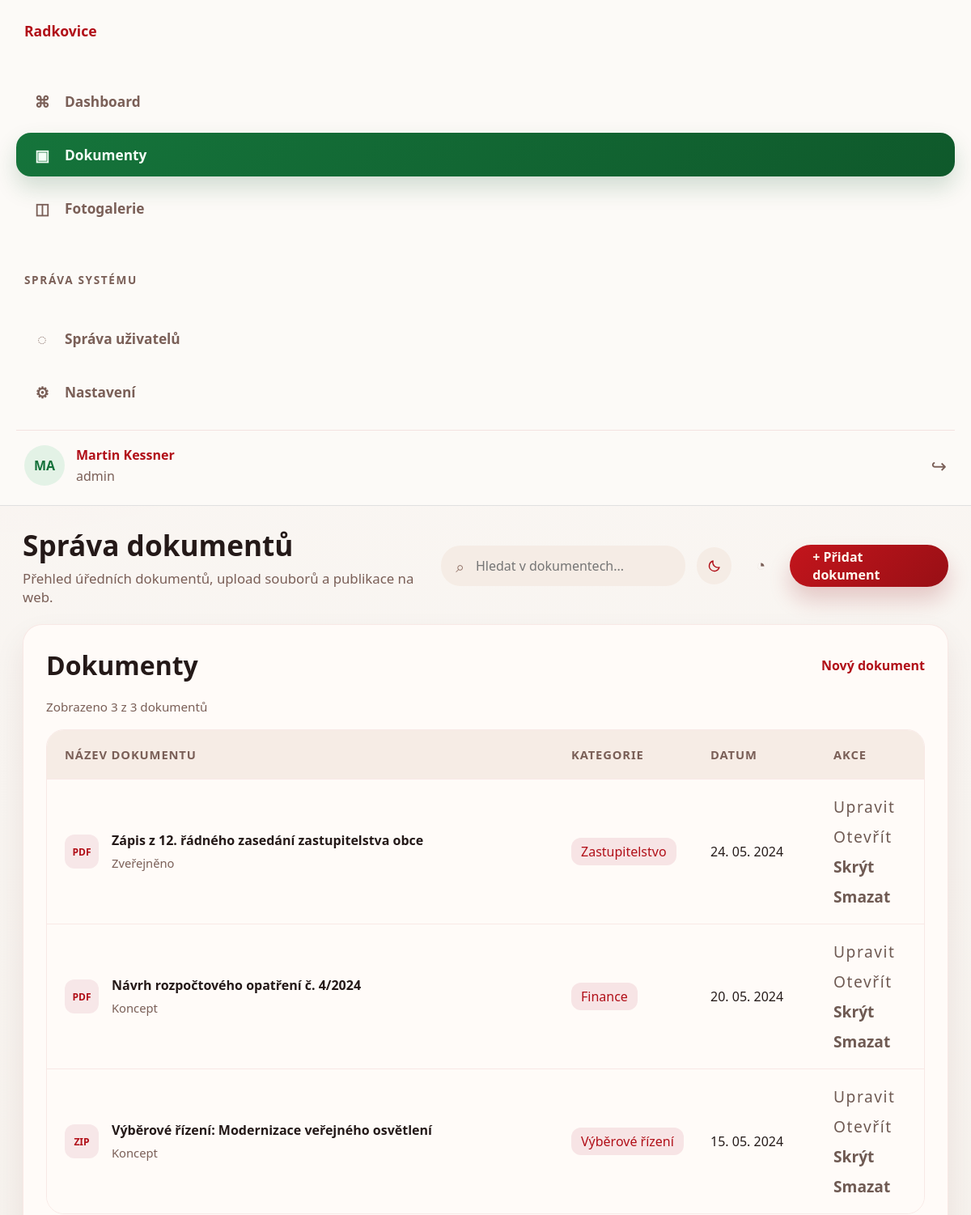
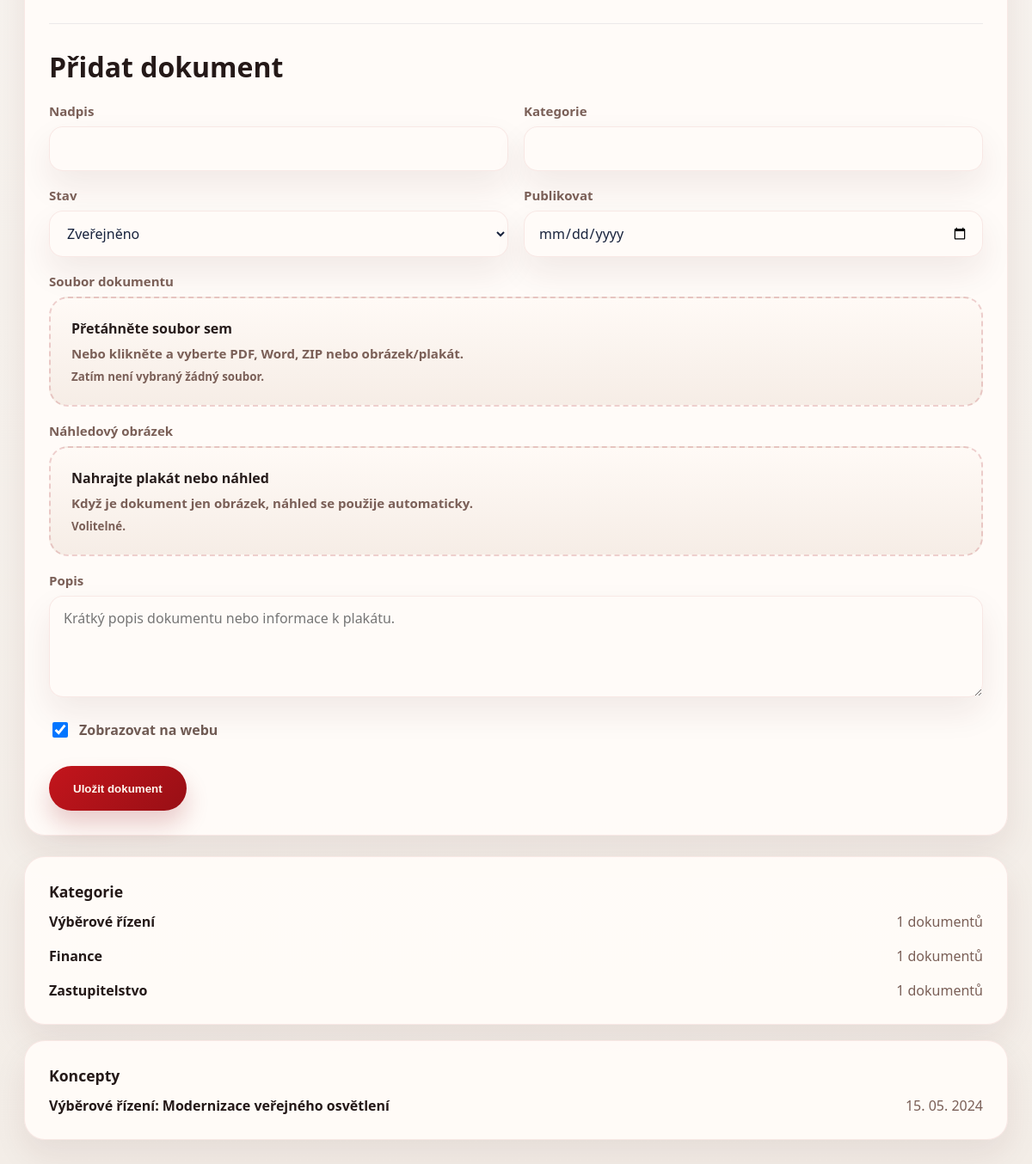
The app's page /admin-documents.php (signed in) with its own data (2 pictures, top to bottom).
### tables this page shows
CREATE TABLE IF NOT EXISTS users (
    id INT(11) NOT NULL AUTO_INCREMENT,
    name VARCHAR(255) NOT NULL,
    password VARCHAR(255) NOT NULL,
    role VARCHAR(255) NOT NULL,
    PRIMARY KEY (id)
);

CREATE TABLE IF NOT EXISTS documents (
    id INT(11) NOT NULL AUTO_INCREMENT,
    title VARCHAR(255) NOT NULL,
    category VARCHAR(120) NOT NULL,
    status VARCHAR(50) NOT NULL DEFAULT 'draft',
    file_type VARCHAR(20) NOT NULL DEFAULT 'PDF',
    file_size VARCHAR(50) NOT NULL DEFAULT '',
    summary TEXT NOT NULL,
    published_at DATETIME NULL,
    is_visible TINYINT(1) NOT NULL DEFAULT 1,
    created_at DATETIME NOT NULL,
    updated_at DATETIME NOT NULL,
    PRIMARY KEY (id)
);

### db.php (called while the page is built, shortened)
<?php
class Db
{
	private static PDO $connection;
	private static array $options = array(
		PDO::ATTR_ERRMODE => PDO::ERRMODE_WARNING,
		PDO::MYSQL_ATTR_INIT_COMMAND => "SET NAMES utf8mb4",
		PDO::ATTR_EMULATE_PREPARES => false,
	);
	public static function connect(string $host, string $database, string $user, string $password): void
	{
		if (!isset(self::$connection)) {
			$dsn = "mysql:host=$host;dbname=$database";
			self::$connection = new PDO($dsn, $user, $password, self::$options);
		}
	}
	private static function executeStatement(array $params): PDOStatement
	{
		$query = array_shift($params);
		$statement = self::$connection->prepare($query);
		$statement->execute($params);
		return $statement;
	}
	public static function querySingle(string $query): mixed
	{
		$statement = self::executeStatement(func_get_args());
		$data = $statement->fetch();
		return $data !== false ? $data[0] : false;
	}
	public static function queryOne(string $query): mixed
	{
		$statement = self::executeStatement(func_get_args());
		return $statement->fetch(PDO::FETCH_ASSOC);
	}
	public static function queryAll(string $query): mixed
	{
		$statement = self::executeStatement(func_get_args());
		return $statement->fetchAll(PDO::FETCH_ASSOC);
	}
}

### app.php (called while the page is built, shortened)
<?php
require_once('db.php');
function app_e(?string $value): string
{
    return htmlspecialchars((string) $value, ENT_QUOTES, 'UTF-8');
}
function app_admin_user(): ?array
{
    $user = Db::queryOne("SELECT * FROM users WHERE id = ?", (int) $_SESSION['user_id']);
    return $user ?: null;
}

### admin-documents.php (the view, shortened to what this page needs)
<?php
require_once('app.php');
$editId = isset($_GET['edit']) ? (int) $_GET['edit'] : 0;
$editing = $editId > 0 ? app_find_by_id('documents', $editId) : null;
$search = trim($_GET['q'] ?? '');
$page = max(1, (int) ($_GET['page'] ?? 1));
$perPage = 10;
$offset = ($page - 1) * $perPage;
if ($search !== '') {
    $searchLike = '%' . $search . '%';
    $totalDocuments = (int) (Db::querySingle("SELECT COUNT(*) FROM documents WHERE title LIKE ? OR category LIKE ?", $searchLike, $searchLike) ?? 0);
    $documents = Db::queryAll(
        "SELECT * FROM documents WHERE title LIKE ? OR category LIKE ? ORDER BY published_at DESC, id DESC LIMIT $perPage OFFSET $offset",
        $searchLike,
        $searchLike
    ) ?: array();
} else {
    $totalDocuments = (int) (Db::querySingle("SELECT COUNT(*) FROM documents") ?? 0);
    $documents = Db::queryAll("SELECT * FROM documents ORDER BY published_at DESC, id DESC LIMIT $perPage OFFSET $offset") ?: array();
}
$categoryCounts = Db::queryAll("SELECT category, COUNT(*) AS total FROM documents GROUP BY category ORDER BY total DESC") ?: array();
$drafts = Db::queryAll("SELECT title, published_at FROM documents WHERE status = 'draft' ORDER BY published_at ASC, id DESC LIMIT 5") ?: array();
$adminPageTitle = 'Správa dokumentů';
$adminPageDescription = 'Přehled úředních dokumentů, upload souborů a publikace na web.';
$adminActiveNav = 'documents';
$adminActionLabel = $editing ? 'Upravuji dokument' : '+ Přidat dokument';
$adminActionHref = '#editor';
require_once('includes/admin-header.php');
?>
            <section class="admin-section-grid">
                <section class="admin-panel">
                    <div class="admin-panel-head">
                        <h2>Dokumenty</h2>
                        <a href="#editor"><?php echo $editing ? 'Editace dokumentu' : 'Nový dokument'; ?></a>
                    </div>
                    <div class="admin-table-meta">
                        <span>Zobrazeno <?php echo count($documents); ?> z <?php echo $totalDocuments; ?> dokumentů</span>
                    </div>
                    <div class="admin-table">
                        <div class="admin-table-head">
                            <span>Název dokumentu</span>
                            <span>Kategorie</span>
                            <span>Datum</span>
                            <span>Akce</span>
                        </div>
                        <?php foreach ($documents as $document): ?>
                            <article class="admin-table-row">
                                <div class="admin-doc-title">
                                    <?php if (!empty($document['preview_image'])): ?>
                                        <img class="mini-doc-preview" src="<?php echo app_e($document['preview_image']); ?>" alt="<?php echo app_e($document['title']); ?>">
                                    <?php else: ?>
                                        <span class="mini-doc-icon"><?php echo app_e($document['file_type'] ?: 'DOC'); ?></span>
                                    <?php endif; ?>
                                    <div class="admin-doc-copy">
                                        <strong><?php echo app_e($document['title']); ?></strong>
                                        <span><?php echo app_e($document['status'] === 'published' ? 'Zveřejněno' : 'Koncept'); ?></span>
                                    </div>
                                </div>
                                <span class="pill pill-blue"><?php echo app_e($document['category']); ?></span>
                                <span><?php echo app_e(date('d. m. Y', strtotime($document['published_at'] ?: $document['created_at']))); ?></span>
                                <div class="row-actions row-actions-stack">
                                    <a class="action-link" href="admin-documents.php?edit=<?php echo (int) $document['id']; ?>#editor" aria-label="Upravit dokument">Upravit</a>
                                    <a class="action-link" href="document-open.php?id=<?php echo (int) $document['id']; ?>" target="_blank" rel="noreferrer" aria-label="Otevřít dokument">Otevřít</a>
                                    <form class="inline-form" method="post">
                                        <button class="action-button action-button-text" type="submit" name="toggle_document" aria-label="Přepnout viditelnost"><?php echo (int) $document['is_visible'] === 1 ? 'Skrýt' : 'Zobrazit'; ?></button>
                                    </form>
                                    <form class="inline-form" method="post" onsubmit="return confirm('Opravdu smazat dokument?');">
                                        <button class="action-button action-button-text" type="submit" name="delete_document" aria-label="Smazat dokument">Smazat</button>
                                    </form>
                                </div>
                            </article>
                        <?php endforeach; ?>
                    </div>
                    <form id="editor" class="admin-editor" method="post" enctype="multipart/form-data">
                        <div class="admin-panel-head">
                            <h2><?php echo $editing ? 'Upravit dokument' : 'Přidat dokument'; ?></h2>
                        </div>
                        <div class="admin-form-grid">
                            <label class="admin-field">
                                <span>Nadpis</span>
                                <input type="text" name="title" value="<?php echo app_e($editing['title'] ?? ''); ?>" required>
                            </label>
                            <label class="admin-field">
                                <span>Kategorie</span>
                                <input type="text" name="category" value="<?php echo app_e($editing['category'] ?? ''); ?>" required>
                            </label>
                            <label class="admin-field">
                                <span>Stav</span>
                                <select name="status">
                                    <?php foreach (array('published' => 'Zveřejněno', 'draft' => 'Koncept') as $value => $label): ?>
                                        <option value="<?php echo $value; ?>" <?php echo (($editing['status'] ?? 'published') === $value) ? 'selected' : ''; ?>><?php echo $label; ?></option>
                                    <?php endforeach; ?>
                                </select>
                            </label>
                            <label class="admin-field">
                                <span>Publikovat</span>
                                <input type="date" name="published_at" value="<?php echo isset($editing['published_at']) && $editing['published_at'] ? date('Y-m-d', strtotime($editing['published_at'])) : ''; ?>">
                            </label>
                            <div class="admin-field admin-field-full">
                                <span>Soubor dokumentu</span>
                                <label class="upload-dropzone" data-upload-dropzone>
                                    <strong>Přetáhněte soubor sem</strong>
                                    <span>Nebo klikněte a vyberte PDF, Word, ZIP nebo obrázek/plakát.</span>
                                    <small data-upload-filename>
                                        <?php echo !empty($editing['original_name']) ? app_e($editing['original_name']) : 'Zatím není vybraný žádný soubor.'; ?>
                                    </small>
                                </label>
                            </div>
                            <div class="admin-field admin-field-full">
                                <span>Náhledový obrázek</span>
                                <label class="upload-dropzone upload-dropzone-light" data-upload-dropzone>
                                    <strong>Nahrajte plakát nebo náhled</strong>
                                    <span>Když je dokument jen obrázek, náhled se použije automaticky.</span>
                                    <small data-upload-filename>
                                        <?php echo !empty($editing['preview_image']) ? basename((string) $editing['preview_image']) : 'Volitelné.'; ?>
                                    </small>
                                </label>
                            </div>
                            <label class="admin-field admin-field-full">
                                <span>Popis</span>
                                <textarea name="summary" rows="4" placeholder="Krátký popis dokumentu nebo informace k plakátu."><?php echo app_e($editing['summary'] ?? ''); ?></textarea>
                            </label>
                            <label class="admin-checkbox">
                                <input type="checkbox" name="is_visible" <?php echo !isset($editing['is_visible']) || (int) $editing['is_visible'] === 1 ? 'checked' : ''; ?>>
                                <span>Zobrazovat na webu</span>
                            </label>
                        </div>
                        <div class="editor-actions">
                            <button class="admin-button" type="submit" name="save_document">Uložit dokument</button>
                        </div>
                    </form>
                </section>
                <aside class="admin-side-stack">
                    <section class="admin-panel">
                        <h2>Kategorie</h2>
                        <div class="admin-mini-list">
                            <?php foreach ($categoryCounts as $category): ?>
                                <div><strong><?php echo app_e($category['category']); ?></strong><span><?php echo (int) $category['total']; ?> dokumentů</span></div>
                            <?php endforeach; ?>
                        </div>
                    </section>
                    <section class="admin-panel">
                        <h2>Koncepty</h2>
                        <div class="admin-mini-list">
                            <?php foreach ($drafts as $item): ?>
                                <div><strong><?php echo app_e($item['title']); ?></strong><span><?php echo app_e(date('d. m. Y', strtotime($item['published_at'] ?: app_now()))); ?></span></div>
                            <?php endforeach; ?>
                        </div>
                    </section>
                </aside>
            </section>
<?php require_once('includes/admin-footer.php'); ?>

### includes/admin-header.php (shortened to what this page needs)
<?php
require_once(__DIR__ . '/../app.php');
$adminPageTitle = $adminPageTitle ?? 'Administrace';
$adminPageDescription = $adminPageDescription ?? '';
$adminActiveNav = $adminActiveNav ?? 'dashboard';
$adminActionLabel = $adminActionLabel ?? '+ Nový záznam';
$adminActionHref = $adminActionHref ?? '#editor';
$adminUser = app_admin_user();
?>
<!DOCTYPE html>
<html lang="cs">
<head>
    <link rel="stylesheet" href="assets/css/admin.css">
</head>
<body class="admin-body">
    <div class="admin-layout">
        <aside class="admin-sidebar">
            <div class="admin-logo">Radkovice</div>
            <nav class="admin-nav">
                <a class="<?php echo $adminActiveNav === 'dashboard' ? 'active' : ''; ?>" href="admin.php">
                    <span class="admin-nav-icon">⌘</span>
                    <span>Dashboard</span>
                </a>
                <a class="<?php echo $adminActiveNav === 'documents' ? 'active' : ''; ?>" href="admin-documents.php">
                    <span class="admin-nav-icon">▣</span>
                    <span>Dokumenty</span>
                </a>
                <a class="<?php echo $adminActiveNav === 'gallery' ? 'active' : ''; ?>" href="admin-gallery.php">
                    <span class="admin-nav-icon">◫</span>
                    <span>Fotogalerie</span>
                </a>
            </nav>
            <div class="admin-nav-group">Správa systému</div>
            <nav class="admin-nav admin-nav-secondary">
                <a class="<?php echo $adminActiveNav === 'users' ? 'active' : ''; ?>" href="admin-users.php">
                    <span class="admin-nav-icon">◌</span>
                    <span>Správa uživatelů</span>
                </a>
                <a class="<?php echo $adminActiveNav === 'settings' ? 'active' : ''; ?>" href="admin-settings.php">
                    <span class="admin-nav-icon">⚙</span>
                    <span>Nastavení</span>
                </a>
            </nav>
            <div class="admin-user">
                <div class="admin-avatar"><?php echo app_e(strtoupper(substr($adminUser['name'] ?? 'AD', 0, 2))); ?></div>
                <div>
                    <strong><?php echo app_e($adminUser['name'] ?? 'Administrátor'); ?></strong>
                    <span><?php echo app_e($adminUser['role'] ?? 'admin'); ?></span>
                </div>
                <a class="admin-logout" href="logout.php" aria-label="Odhlásit">↪</a>
            </div>
        </aside>
        <main class="admin-main">
            <header class="admin-topbar">
                <div>
                    <h1><?php echo app_e($adminPageTitle); ?></h1>
                    <p><?php echo app_e($adminPageDescription); ?></p>
                </div>
                <div class="admin-top-actions">
                    <form class="admin-search" method="get">
                        <span>⌕</span>
                        <input type="search" name="q" value="<?php echo app_e($_GET['q'] ?? ''); ?>" placeholder="Hledat v dokumentech...">
                    </form>
                    <button class="admin-theme-toggle" type="button" data-theme-toggle aria-label="Přepnout tmavý režim">
                        <svg width="18" height="18" viewBox="0 0 24 24" fill="none">
                            <path d="M20 14.5A8.5 8.5 0 0 1 9.5 4 8.5 8.5 0 1 0 20 14.5Z" stroke="currentColor" stroke-width="1.8" stroke-linejoin="round"/>
                        </svg>
                    </button>
                    <button class="admin-bell" type="button" aria-label="Upozornění">◔</button>
                    <a class="admin-button" href="<?php echo app_e($adminActionHref); ?>">
                        <?php echo app_e($adminActionLabel); ?>
                    </a>
                </div>
            </header>

### includes/admin-footer.php (shortened to what this page needs)
        </main>
    </div>
</body>
</html>

### records on screen
users: name "MA", name "Martin Kessner", role "admin"
documents: file_type "PDF", title "Zápis z 12. řádného zasedání zastupitelstva obce", status "Zveřejněno", category "Zastupitelstvo", published_at "24. 05. 2024", is_visible "Skrýt"
documents: file_type "PDF", title "Návrh rozpočtového opatření č. 4/2024", status "Koncept", category "Finance", published_at "20. 05. 2024", is_visible "Skrýt"
documents: file_type "ZIP", title "Výběrové řízení: Modernizace veřejného osvětlení", status "Koncept", category "Výběrové řízení", published_at "15. 05. 2024", is_visible "Skrýt"

### other values on screen
app_e($adminPageTitle) "Správa dokumentů"
app_e($adminPageDescription) "Přehled úředních dokumentů, upload souborů a publikace na web."
app_e($adminActionLabel) "+ Přidat dokument"
count($documents) "3"
$totalDocuments "3"
app_e($category['category']) "Výběrové řízení"
$category['total'] "1"
app_e($category['category']) "Finance"
app_e($category['category']) "Zastupitelstvo"
form field status "Zveřejněno"
